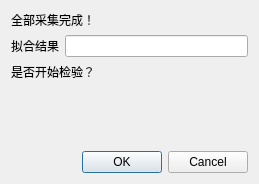
<?xml version="1.0" encoding="UTF-8"?>
<ui version="4.0">
 <class>Dialog</class>
 <widget class="QDialog" name="Dialog">
  <property name="geometry">
   <rect>
    <x>0</x>
    <y>0</y>
    <width>259</width>
    <height>184</height>
   </rect>
  </property>
  <property name="windowTitle">
   <string>Dialog</string>
  </property>
  <layout class="QVBoxLayout" name="verticalLayout">
   <item>
    <widget class="QLabel" name="label_2">
     <property name="text">
      <string>全部采集完成！</string>
     </property>
    </widget>
   </item>
   <item>
    <layout class="QHBoxLayout" name="horizontalLayout">
     <item>
      <widget class="QLabel" name="label">
       <property name="text">
        <string>拟合结果</string>
       </property>
      </widget>
     </item>
     <item>
      <widget class="QLineEdit" name="lineEdit">
       <property name="text">
        <string/>
       </property>
       <property name="alignment">
        <set>Qt::AlignCenter</set>
       </property>
      </widget>
     </item>
    </layout>
   </item>
   <item>
    <widget class="QLabel" name="label_3">
     <property name="text">
      <string>是否开始检验？</string>
     </property>
    </widget>
   </item>
   <item>
    <spacer name="verticalSpacer">
     <property name="orientation">
      <enum>Qt::Vertical</enum>
     </property>
     <property name="sizeHint" stdset="0">
      <size>
       <width>20</width>
       <height>40</height>
      </size>
     </property>
    </spacer>
   </item>
   <item>
    <widget class="QDialogButtonBox" name="buttonBox">
     <property name="orientation">
      <enum>Qt::Horizontal</enum>
     </property>
     <property name="standardButtons">
      <set>QDialogButtonBox::Cancel|QDialogButtonBox::Ok</set>
     </property>
    </widget>
   </item>
  </layout>
 </widget>
 <resources/>
 <connections>
  <connection>
   <sender>buttonBox</sender>
   <signal>accepted()</signal>
   <receiver>Dialog</receiver>
   <slot>accept()</slot>
   <hints>
    <hint type="sourcelabel">
     <x>248</x>
     <y>254</y>
    </hint>
    <hint type="destinationlabel">
     <x>157</x>
     <y>274</y>
    </hint>
   </hints>
  </connection>
  <connection>
   <sender>buttonBox</sender>
   <signal>rejected()</signal>
   <receiver>Dialog</receiver>
   <slot>reject()</slot>
   <hints>
    <hint type="sourcelabel">
     <x>316</x>
     <y>260</y>
    </hint>
    <hint type="destinationlabel">
     <x>286</x>
     <y>274</y>
    </hint>
   </hints>
  </connection>
 </connections>
</ui>
